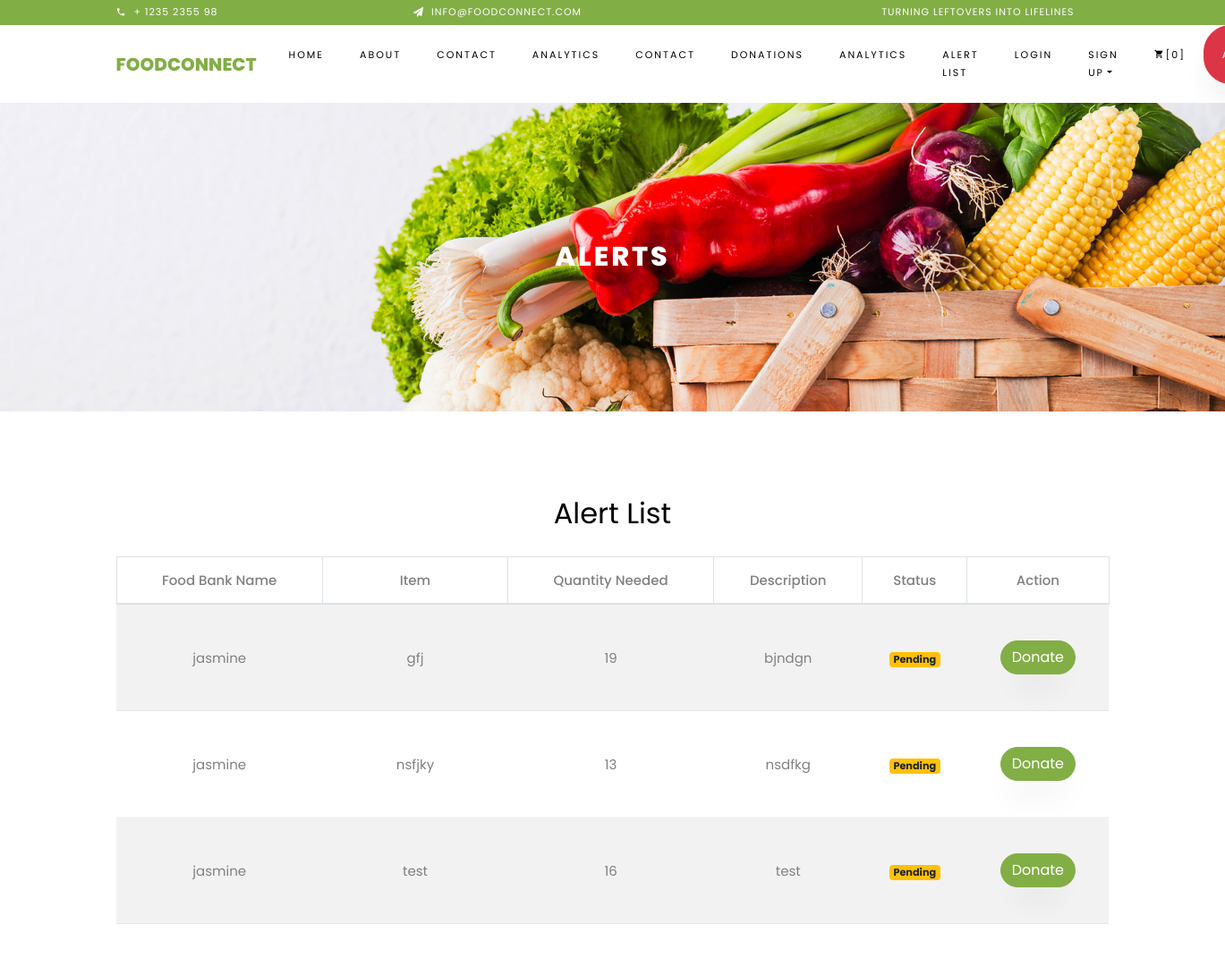
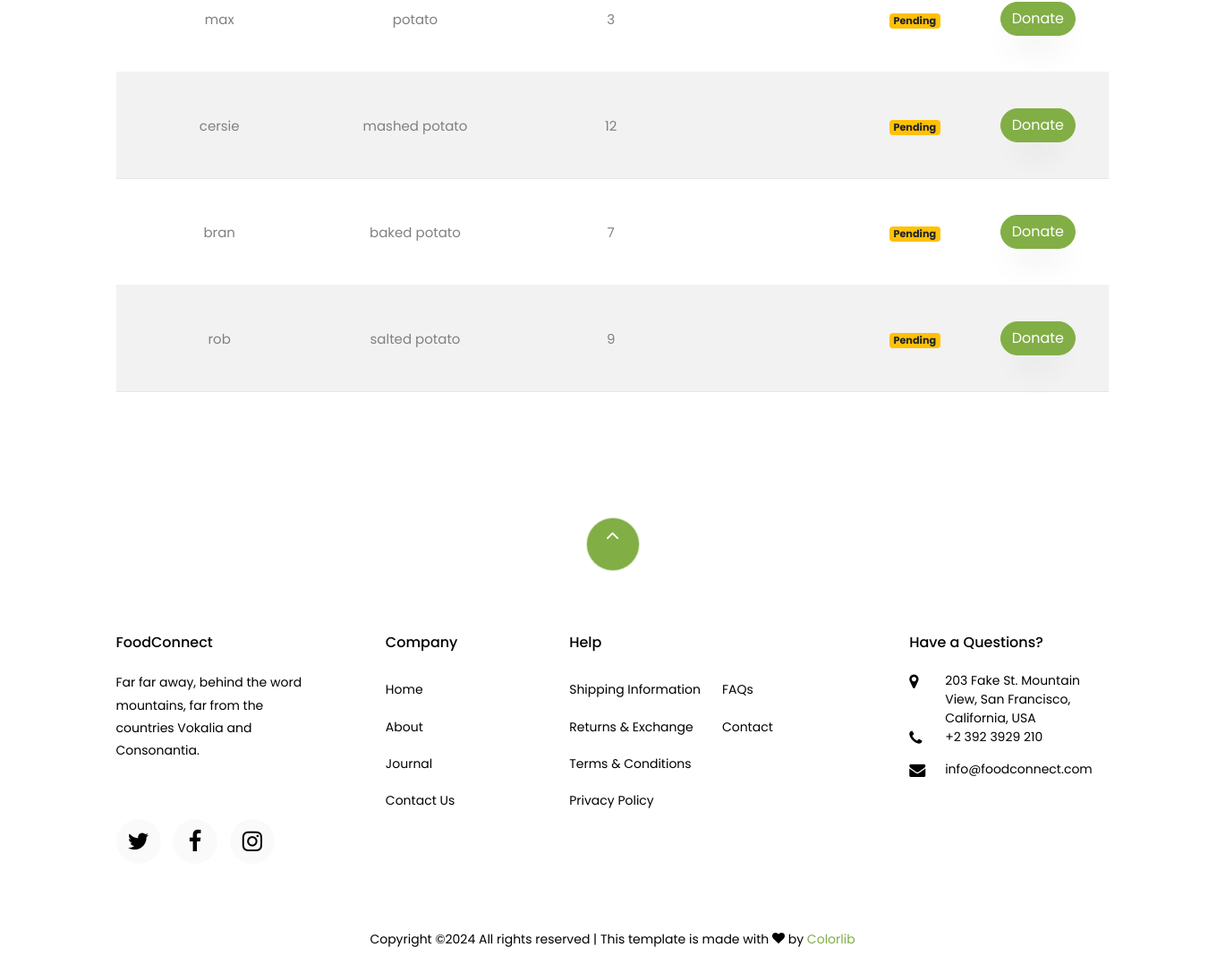
/alerts/alerts/, run on an earlier commit of the app's database (2 pictures, top to bottom).
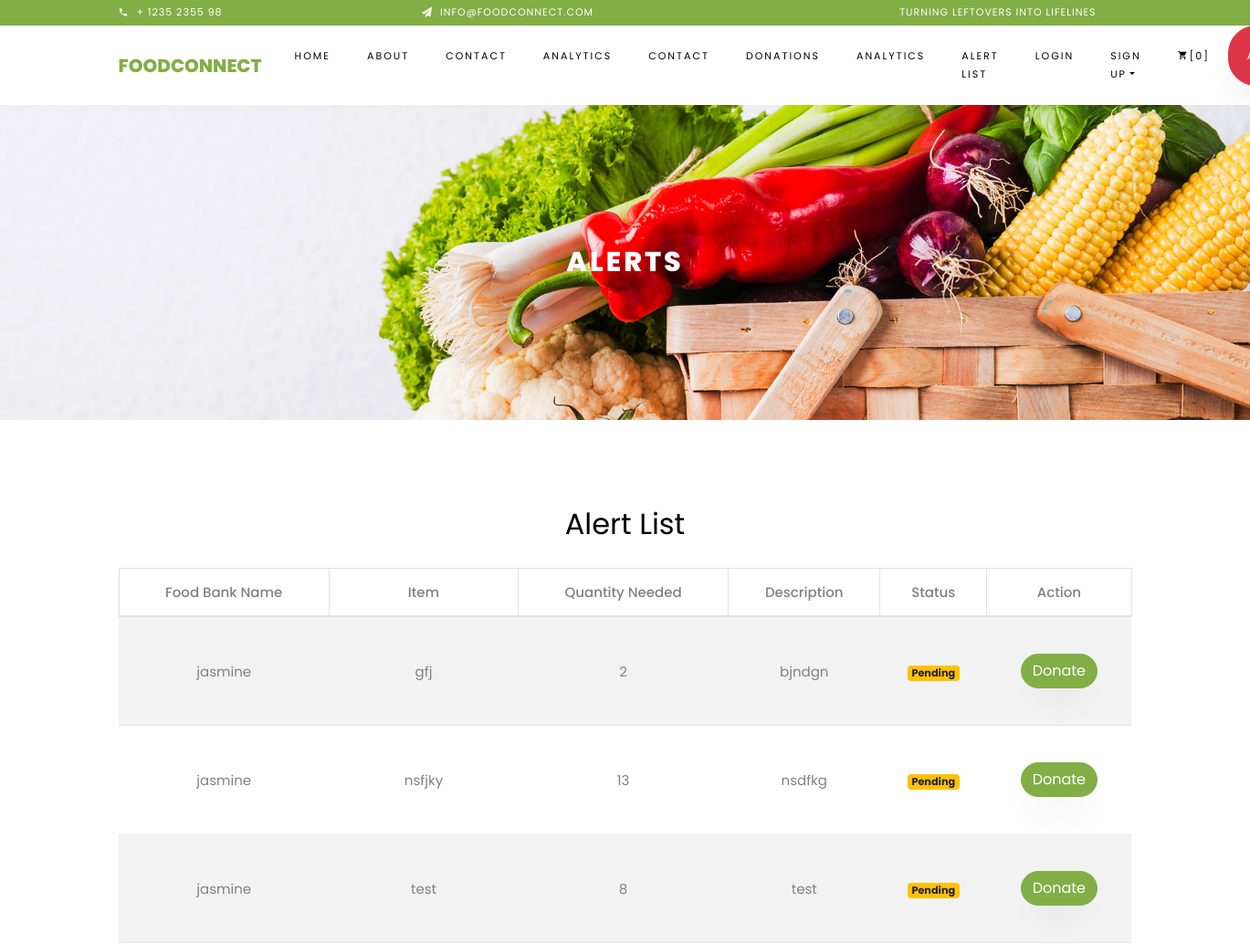
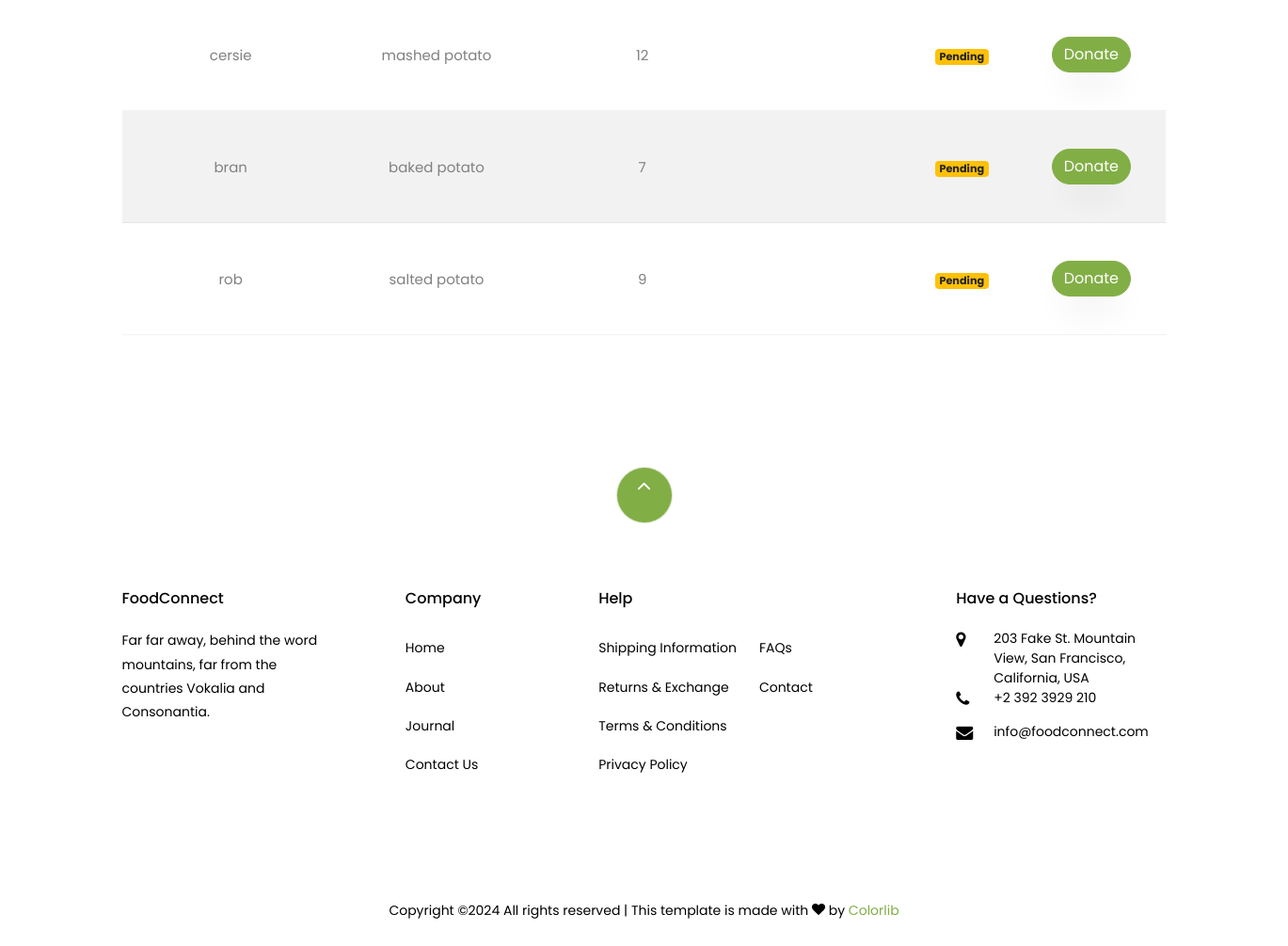
And on a later commit of the database (2 pictures, top to bottom).
### alerts/models.py (models this page shows)
class Alert(models.Model):
    item_name = models.CharField(max_length=100)
    quantity_needed = models.PositiveIntegerField()
    urgency_level = models.CharField(
        max_length=20,
        choices=[('low', 'Low'), ('medium', 'Medium'), ('high', 'High')],
        default='medium'
    )
    created_by = models.ForeignKey(
        User,
        on_delete=models.SET_NULL,
        null=True,
        related_name="created_alerts"
    )
    date_created = models.DateTimeField(auto_now_add=True)
    description = models.TextField(blank=True, null=True)
    is_active = models.BooleanField(default=True)
    last_updated = models.DateTimeField(auto_now=True)

### alerts/views.py (the view)
# urls.py: path('alerts/', views.alert_list, name='alert_list'),
def alert_list(request):
    alerts = Alert.objects.filter(is_active=True)
    for alert in alerts:
        total_donated = alert.responses.aggregate(total=Sum('quantity_donated'))['total'] or 0
        alert.total_quantity_donated = total_donated
        alert.remaining_quantity_needed = alert.quantity_needed - total_donated
        if total_donated == 0:
            alert.response_status = "pending"
        elif total_donated < alert.quantity_needed:
            alert.response_status = "in_progress"
        else:
            alert.response_status = "completed"
    return render(request, 'webpages/alert_list.html', {'alerts': alerts})

### templates/webpages/alert_list.html
{% extends 'webpages/base.html' %}
{% load static %}
{% block content %}
<div class="hero-wrap hero-bread" style="background-image: url('{% static "images/bg_1.jpg" %}');">
    <div class="container">
        <div class="row no-gutters slider-text align-items-center justify-content-center">
            <div class="col-md-9 ftco-animate text-center">
                <h1 class="mb-0 bread">ALERTS</h1>
            </div>
        </div>
    </div>
</div>
<section class="ftco-section testimony-section">
    <div class="container">
        <div class="row mb-5 pb-3">
            <div class="col-md-12">
                <h2 class="mb-4 text-center">Alert List</h2>
                <table class="table table-bordered table-striped">
                    <thead>
                        <tr>
                            <th>Food Bank Name</th>
                            <th>Item</th>
                            <th>Quantity Needed</th>
                            <th>Description</th>
                            <th>Status</th>
                            <th>Action</th>
                        </tr>
                    </thead>
                    <tbody>
                        {% for alert in alerts %}
                        <tr>
                            <td>{{ alert.created_by.username }}</td>
                            <td>{{ alert.item_name }}</td>
                            <td>{{ alert.remaining_quantity_needed }}</td>
                            <td>{{ alert.description }}</td>
                            <td>
                                <span class="badge
                                    {% if alert.response_status == 'pending' %} badge-warning
                                    {% elif alert.response_status == 'in_progress' %} badge-primary
                                    {% elif alert.response_status == 'completed' %} badge-success
                                    {% endif %}">
                                    {{ alert.response_status|capfirst }}
                                </span>
                            </td>
                            <td>
                                {% if alert.response_status == 'completed' %}
                                    <a href="{% url 'response_status' alert.id %}" class="btn btn-info btn-sm">View Status</a>
                                {% else %}
                                    <a href="{% url 'donate' alert.id %}" class="btn btn-primary">Donate</a>
                                {% endif %}
                            </td>
                        </tr>
                        {% empty %}
                        <tr>
                            <td colspan="6" class="text-center">No alerts available.</td>
                        </tr>
                        {% endfor %}
                    </tbody>
                </table>
            </div>
        </div>
    </div>
</section>
{% endblock %}

What changed in the data, as far as the page shows it:
no longer on this page (row edited): Alert: created_by.username "max", item_name "potato", remaining_quantity_needed "3", response_status "Pending", shows "Donate"
changed Alert "gfj": remaining_quantity_needed "19" → "2"
changed Alert "test": remaining_quantity_needed "16" → "8"
